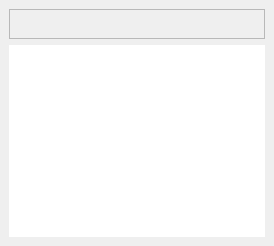
  <widget class="QDockWidget" name="dockNoteContentTable">
   <property name="allowedAreas">
    <set>Qt::LeftDockWidgetArea|Qt::RightDockWidgetArea</set>
   </property>
   <property name="windowTitle">
    <string>Note content table</string>
   </property>
   <attribute name="dockWidgetArea">
    <number>1</number>
   </attribute>
   <widget class="QWidget" name="dockWidgetContents_2">
    <layout class="QVBoxLayout" name="verticalLayout_2">
     <item>
      <widget class="QFrame" name="frame">
       <property name="minimumSize">
        <size>
         <width>30</width>
         <height>30</height>
        </size>
       </property>
       <property name="frameShape">
        <enum>QFrame::StyledPanel</enum>
       </property>
       <property name="frameShadow">
        <enum>QFrame::Raised</enum>
       </property>
      </widget>
     </item>
     <item>
      <widget class="QTextBrowser" name="textBrowser_History_2">
       <property name="autoFillBackground">
        <bool>false</bool>
       </property>
       <property name="frameShape">
        <enum>QFrame::NoFrame</enum>
       </property>
       <property name="frameShadow">
        <enum>QFrame::Sunken</enum>
       </property>
       <property name="midLineWidth">
        <number>0</number>
       </property>
       <property name="lineWrapMode">
        <enum>QTextEdit::NoWrap</enum>
       </property>
       <property name="openExternalLinks">
        <bool>false</bool>
       </property>
       <property name="openLinks">
        <bool>false</bool>
       </property>
      </widget>
     </item>
    </layout>
   </widget>
  </widget>
